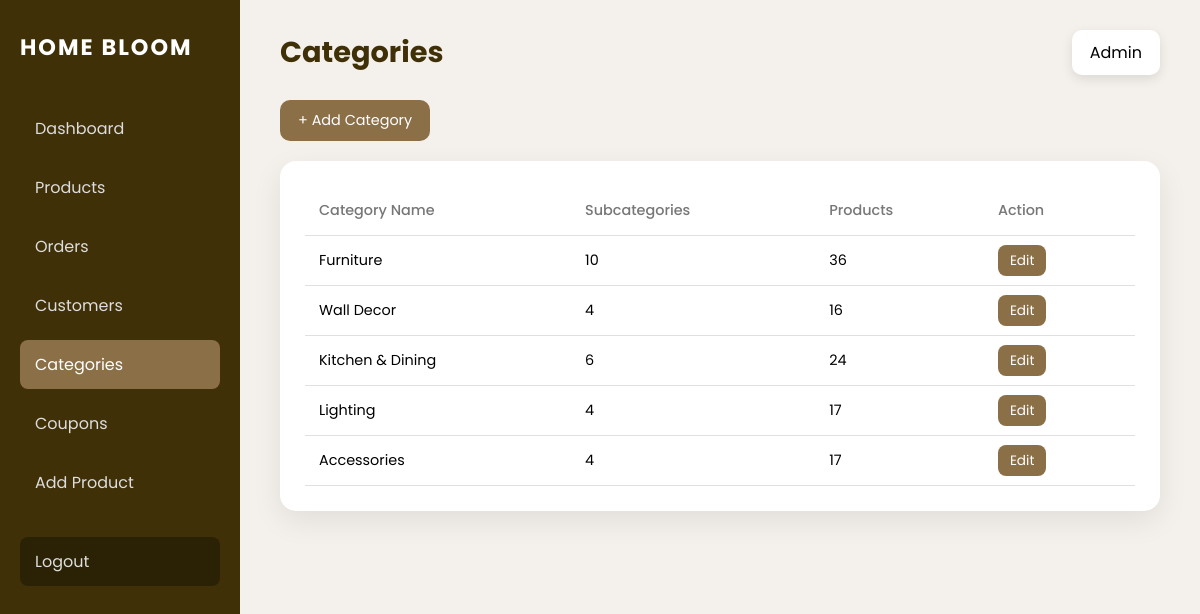
The page /admincategory (signed in) on the database its author committed.
### bloom/models.py (models this page shows, shortened)
class Category(models.Model):
    name = models.CharField(max_length=100)

### bloom/views.py (the view)
# urls.py: path('admincategory',views.admincategory,name='admincategory'),
@never_cache
@staff_member_required(login_url='home')
def admincategory(request):
    categories = Category.objects.all()
    return render(request, "admincategory.html", {
        "categories": categories
    })

### bloom/templates/admincategory.html (shortened to what this page needs)
<!DOCTYPE html>
<html lang="en">
<head>
</head>
<body>
<div class="dashboard-wrapper">
    <aside class="sidebar">
        <h2 class="brand">HOME BLOOM</h2>
        <nav>
            <a href="{% url 'admindashboard' %}">Dashboard</a>
            <a href="{% url 'adminproduct' %}">Products</a>
            <a href="{% url 'adminorder' %}">Orders</a>
            <a href="{% url 'admincustomer' %}">Customers</a>
            <a href="{% url 'admincategory' %}" class="active">Categories</a>
            <a href="{% url 'admincoupon' %}">Coupons</a>
            <a href="{% url 'addproduct' %}">Add Product</a>
            <a href="/" class="logout">Logout</a>
        </nav>
    </aside>
    <main class="main-content">
        <div class="top-bar">
            <h1>Categories</h1>
            <div class="admin-info">Admin</div>
        </div>
        <div class="actions-bar">
            <a href="{% url 'categoryadd' %}" class="add-btn">+ Add Category</a>
        </div>
        <div class="table-wrapper">
            <table>
                <thead>
                    <tr>
                        <th>Category Name</th>
                        <th>Subcategories</th>
                        <th>Products</th>
                        <th>Action</th>
                    </tr>
                </thead>
                <tbody>
                {% for category in categories %}
                    <tr>
                        <td>{{ category.name }}</td>
                        <td>{{ category.subcategory_set.count }}</td>
                        <td>{{ category.product_set.count }}</td>
                        <td class="actions">
                            <a href="{% url 'categoryedit' category.id %}" class="edit">
                                Edit
                            </a>
                        </td>
                    </tr>
                {% empty %}
                    <tr>
                        <td colspan="4" class="empty">
                            No categories found.
                        </td>
                    </tr>
                {% endfor %}
                </tbody>
            </table>
        </div>
    </main>
</div>
</body>
</html>

### bloom/templates/admincategory.html (style rules this page uses)
* { margin:0; padding:0; box-sizing:border-box; font-family:'Poppins', sans-serif; }
body { background:#f4f1ec; }
.dashboard-wrapper { display:flex; min-height:100vh; }
.sidebar { width:240px; background:#3f3007; color:#fff; padding:30px 20px; }
.brand { font-size:1.4rem; letter-spacing:2px; margin-bottom:40px; }
.sidebar nav a { display:block; color:#ddd; text-decoration:none; padding:12px 15px; border-radius:8px; margin-bottom:10px; }
.sidebar nav a:hover, .sidebar nav a.active { background:#8B6F47; color:#fff; }
.logout { margin-top:30px; background:#2b2205; }
.main-content { flex:1; padding:30px 40px; }
.top-bar { display:flex; justify-content:space-between; align-items:center; margin-bottom:25px; }
.top-bar h1 { font-size:1.8rem; color:#3f3007; }
.admin-info { background:#fff; padding:10px 18px; border-radius:10px; box-shadow:0 4px 12px rgba(0,0,0,.1); }
.actions-bar { display:flex; justify-content:space-between; align-items:center; margin-bottom:20px; }
.add-btn { background:#8B6F47; color:#fff; padding:10px 18px; border-radius:10px; text-decoration:none; font-size:0.9rem; }
.table-wrapper { background:#fff; border-radius:16px; padding:25px; box-shadow:0 10px 30px rgba(0,0,0,.08); }
table { width:100%; border-collapse:collapse; }
th,td { padding:14px; text-align:left; border-bottom:1px solid #e0e0e0; font-size:0.9rem; }
th { color:#777; font-weight:500; }
.actions a { padding:6px 12px; border-radius:8px; font-size:0.85rem; text-decoration:none; color:#fff; margin-right:6px; }
.edit { background:#8B6F47; }

### rows shown on the page
Category: name "Furniture", subcategory_set.count "10", product_set.count "36"
Category: name "Wall Decor", subcategory_set.count "4", product_set.count "16"
Category: name "Kitchen & Dining", subcategory_set.count "6", product_set.count "24"
Category: name "Lighting", subcategory_set.count "4", product_set.count "17"
Category: name "Accessories", subcategory_set.count "4", product_set.count "17"
